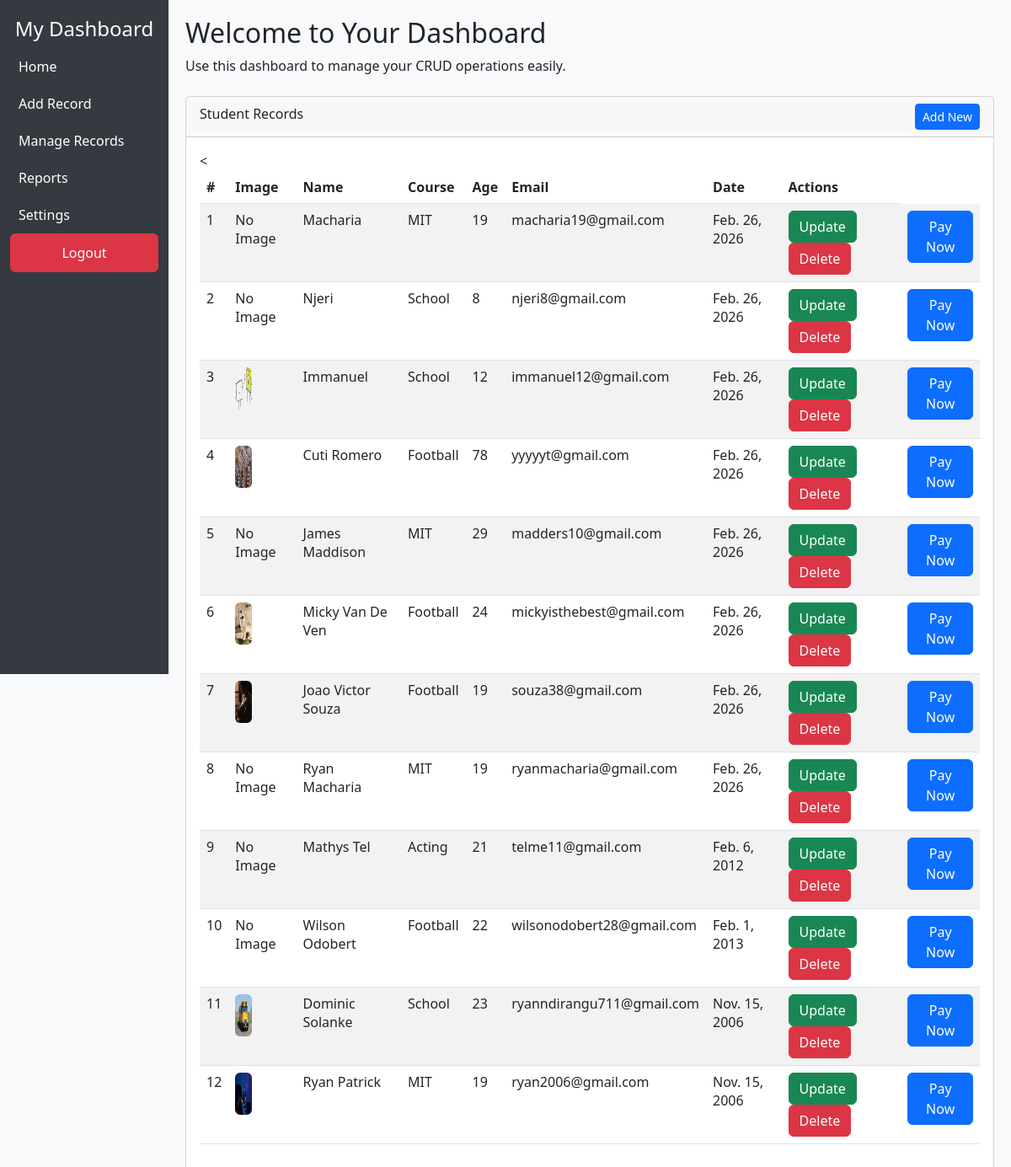
Page /index/ (signed in) on the committed database.
### Admin/models.py (models this page shows, shortened)
class Student(models.Model):
    image = models.ImageField(upload_to='students/',null=True,blank=True)
    name = models.CharField(max_length=20)
    course = models.CharField(max_length=50)
    age = models.IntegerField()
    email = models.EmailField()
    date = models.DateField(default=timezone.now)

### Admin/views.py (the view)
# urls.py: path('index/', views.index, name='index'),
@login_required
def index(request):
    students = Student.objects.all()
    return render(request, 'index.html', context={'students': students} )

### Admin/templates/index.html (shortened to what this page needs)
{% load static %}
<html lang="en">
<head>
    <link rel="stylesheet" href="https://cdn.jsdelivr.net/npm/bootstrap@5.3.0/dist/css/bootstrap.min.css">
    <link rel="stylesheet" href="../../static/css/main.css">
</head>
<body>
<div class="container-fluid">
    <div class="row">
        <div class="col-md-3 col-lg-2 sidebar">
            <h4 class="text-center">My Dashboard</h4>
            <a href="#">Home</a>
            <a href="{% url 'add_record' %}">Add Record</a>
            <a href="#">Manage Records</a>
            <a href="#">Reports</a>
            <a href="#">Settings</a>
            {% if user.is_authenticated %}
            <a href="{% url 'logout' %}" class="btn btn-danger">Logout</a>
            {% else %}
            <a href="" class="btn btn-primary">Login</a>
            {% endif %}
        </div>
        <div class="col-md-9 col-lg-10 content">
            <h2>Welcome to Your Dashboard</h2>
            <p>Use this dashboard to manage your CRUD operations easily.</p>
            <div class="card mt-4">
                <div class="card-header">
                    Student Records
                    <a href="{% url 'add_record' %}" class="btn btn-primary btn-sm float-end">Add New</a>
                </div>
                <div class="card-body">
                    <table class="table table-striped">
                        <thead>
                        <tr>
                            <th>#</th>
                            <th>Image</th>
                            <th>Name</th>
                            <th>Course</th><
                            <th>Age</th>
                            <th>Email</th>
                            <th>Date</th>
                            <th>Actions</th>
                        </tr>
                        </thead>
                        <tbody>
                            {% for student in students %}
                                <tr>
                                    <td>{{ forloop.counter }}</td>
                                    <td>
                                        {% if student.image %}
                                        <img src="{{ student.image.url }}" alt="" width="80px" height="70px" class="rounded">
                                        {% else %}
                                        No Image
                                        {% endif %}
                                    </td>
                                    <td>{{ student.name }}</td>
                                    <td>{{ student.course }}</td>
                                    <td>{{ student.age }}</td>
                                    <td>{{ student.email }}</td>
                                    <td>{{ student.date }}</td>
                                    <td>
                                        <a href="{% url 'update_record' student.id %}" class="btn btn-success">Update</a>
                                        <form action="{% url 'delete_record' student.id %}" method="POST" style="display:inline">
                                            <button type="submit" class="btn btn-danger" onclick="return confirm('Are you sure you want to Delete this Record?')">Delete</button>
                                        </form>
                                    </td>
                                    <td>
                                        <a href="{% url 'payment' student.id %}" class="btn btn-primary">Pay Now</a>
                                    </td>
                                </tr>
                            {% endfor %}
                        </tbody>
                    </table>
                </div>
            </div>
        </div>
    </div>
</div>
</body>
</html>

### static/css/main.css (style rules this page uses)
body { background-color: #f8f9fa; }
.sidebar { height: 100vh; background-color: #343a40; color: white; padding-top: 20px; }
.sidebar a { color: white; text-decoration: none; display: block; padding: 10px; }
.content { padding: 20px; }
table img { width: 20px; height: 50px; }

### rows in the picture
Student: shows "No Image", name "Macharia", course "MIT", age "19", email "macharia19@gmail.com", date "Feb. 26, 2026"
Student: shows "No Image", name "Njeri", course "School", age "8", email "njeri8@gmail.com", date "Feb. 26, 2026"
Student: image (picture), name "Immanuel", course "School", age "12", email "immanuel12@gmail.com", date "Feb. 26, 2026"
Student: image (picture), name "Cuti Romero", course "Football", age "78", email "yyyyyt@gmail.com", date "Feb. 26, 2026"
Student: shows "No Image", name "James Maddison", course "MIT", age "29", email "madders10@gmail.com", date "Feb. 26, 2026"
Student: image (picture), name "Micky Van De Ven", course "Football", age "24", email "mickyisthebest@gmail.com", date "Feb. 26, 2026"
Student: image (picture), name "Joao Victor Souza", course "Football", age "19", email "souza38@gmail.com", date "Feb. 26, 2026"
Student: shows "No Image", name "Ryan Macharia", course "MIT", age "19", email "ryanmacharia@gmail.com", date "Feb. 26, 2026"
Student: image "No Image", name "Mathys Tel", course "Acting", age "21", email "telme11@gmail.com", date "Feb. 6, 2012"
Student: image "No Image", name "Wilson Odobert", course "Football", age "22", email "wilsonodobert28@gmail.com", date "Feb. 1, 2013"
Student: image (picture), name "Dominic Solanke", course "School", age "23", email "ryanndirangu711@gmail.com", date "Nov. 15, 2006"
Student: image (picture), name "Ryan Patrick", course "MIT", age "19", email "ryan2006@gmail.com", date "Nov. 15, 2006"
